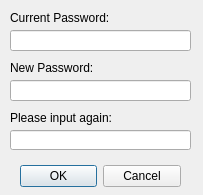
<?xml version="1.0" encoding="UTF-8"?>
<ui version="4.0">
 <class>Dialog</class>
 <widget class="QDialog" name="Dialog">
  <property name="geometry">
   <rect>
    <x>0</x>
    <y>0</y>
    <width>203</width>
    <height>195</height>
   </rect>
  </property>
  <property name="windowTitle">
   <string>Set Password</string>
  </property>
  <widget class="QDialogButtonBox" name="buttonBox">
   <property name="geometry">
    <rect>
     <x>20</x>
     <y>160</y>
     <width>161</width>
     <height>32</height>
    </rect>
   </property>
   <property name="orientation">
    <enum>Qt::Horizontal</enum>
   </property>
   <property name="standardButtons">
    <set>QDialogButtonBox::Cancel|QDialogButtonBox::Ok</set>
   </property>
  </widget>
  <widget class="QLabel" name="label">
   <property name="geometry">
    <rect>
     <x>10</x>
     <y>10</y>
     <width>111</width>
     <height>16</height>
    </rect>
   </property>
   <property name="text">
    <string>Current Password:</string>
   </property>
  </widget>
  <widget class="QLineEdit" name="cPwdEdit">
   <property name="geometry">
    <rect>
     <x>10</x>
     <y>30</y>
     <width>181</width>
     <height>21</height>
    </rect>
   </property>
  </widget>
  <widget class="QLabel" name="label_2">
   <property name="geometry">
    <rect>
     <x>10</x>
     <y>60</y>
     <width>111</width>
     <height>16</height>
    </rect>
   </property>
   <property name="text">
    <string>New Password:</string>
   </property>
  </widget>
  <widget class="QLineEdit" name="nPwdEdit">
   <property name="geometry">
    <rect>
     <x>10</x>
     <y>80</y>
     <width>181</width>
     <height>21</height>
    </rect>
   </property>
  </widget>
  <widget class="QLabel" name="label_3">
   <property name="geometry">
    <rect>
     <x>10</x>
     <y>110</y>
     <width>111</width>
     <height>16</height>
    </rect>
   </property>
   <property name="text">
    <string>Please input again:</string>
   </property>
  </widget>
  <widget class="QLineEdit" name="nPwdEdit_2">
   <property name="geometry">
    <rect>
     <x>10</x>
     <y>130</y>
     <width>181</width>
     <height>20</height>
    </rect>
   </property>
  </widget>
 </widget>
 <resources/>
 <connections>
  <connection>
   <sender>buttonBox</sender>
   <signal>accepted()</signal>
   <receiver>Dialog</receiver>
   <slot>accept()</slot>
   <hints>
    <hint type="sourcelabel">
     <x>248</x>
     <y>254</y>
    </hint>
    <hint type="destinationlabel">
     <x>157</x>
     <y>274</y>
    </hint>
   </hints>
  </connection>
  <connection>
   <sender>buttonBox</sender>
   <signal>rejected()</signal>
   <receiver>Dialog</receiver>
   <slot>reject()</slot>
   <hints>
    <hint type="sourcelabel">
     <x>316</x>
     <y>260</y>
    </hint>
    <hint type="destinationlabel">
     <x>286</x>
     <y>274</y>
    </hint>
   </hints>
  </connection>
 </connections>
</ui>
